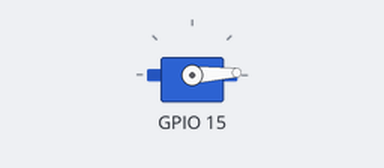
The program below on a simulated ESP32 board running MicroPython. Parts: servo. Servo angles are drawn from the pulse width (0.5 ms = 0°, 2.5 ms = 180°).

Above: at 1.05 s.
At 2.3 s:
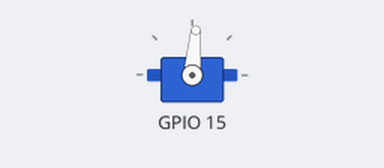
At 3.55 s:
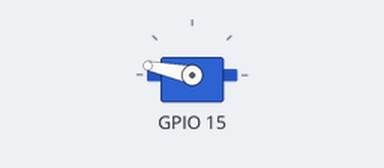
At 6.1 s:
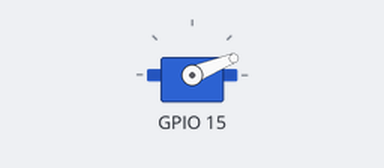
Timing chart, 0 to 8.0 s (numbered marks = the images above):
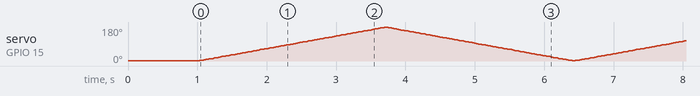

The program:

Project_19_Servo_Sweep.py
```python
from myservo import myServo #Import myservo module.
import time

#Initialize pins of the servo and set the starting point of the servo to 0 degree.
servo=myServo(15)
servo.myServoWriteAngle(0)
time.sleep_ms(1000)

try:
    while True:
#Use two for loops. The first one controls the servo to rotate from 0 degree to 180 degrees
#while the other controls it to rotate back from 180 degrees to 0 degree.
        for i in range(0,180,1):
            servo.myServoWriteAngle(i) #Control the servo to rotate to a specified angle within the range of 0-180 degrees.
            time.sleep_ms(15)
        for i in range(180,0,-1):
            servo.myServoWriteAngle(i)
            time.sleep_ms(15)
except:
    servo.deinit()
```

myservo.py
```python
from machine import Pin,PWM

class myServo(object):
    def __init__(self, pin: int=4, hz: int=50, duty: int=512):
        self._servo = PWM(Pin(pin),hz,duty)

    def myServoWriteDuty(self, duty):
        if duty <= 26:
            duty = 26
        if duty >= 128:
            duty = 128
        self._servo.duty(duty)

    def myServoWriteAngle(self, pos):
        if pos <= 0:
            pos = 0
        if pos >= 180:
            pos = 180
        pos_buffer=(pos/180)*(128-26)
        self._servo.duty(int(pos_buffer)+26)

    def myServoWriteTime(self, us):
        if us <= 500:
            us = 500
        if us >= 2500:
            us = 2500
        pos_buffer=(1024*us)/20000
        self._servo.duty(int(pos_buffer))

    def deinit(self):
        self._servo.deinit()
```
